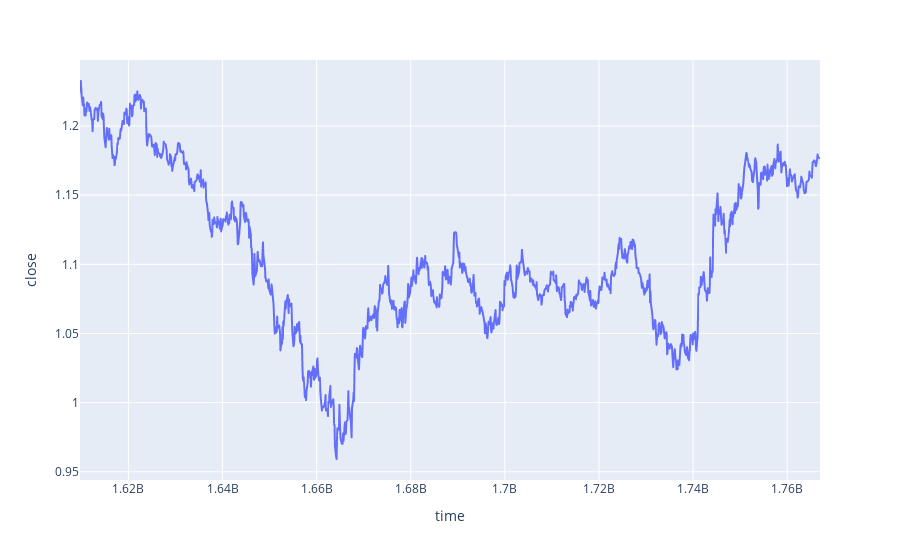

The code cell stored with this chart in its notebook:
### Code cell
# ohlc_data
ohlc_data = pd.DataFrame(mt5.copy_rates_range(symbol, 
                                             mt5.TIMEFRAME_D1, 
                                             datetime(2021, 1, 1), 
                                             datetime.now()))

fig = px.line(ohlc_data, x=ohlc_data['time'], y=ohlc_data['close'])
fig.show()

ohlc_data

### Figure 1 — Plotly figure (JSON) as saved in the notebook; plotly's stock layout.template omitted (floating-point values rounded to 4 significant figures; data arrays with more than 128 entries replaced by an {"elided": "..."} marker saying what was removed)
{"data": [{"hovertemplate": "time=%{x}<br>close=%{y}<extra></extra>", "legendgroup": "", "line": {"color": "#636efa", "dash": "solid"}, "marker": {"symbol": "circle"}, "mode": "lines", "name": "", "showlegend": false, "type": "scattergl", "x": {"elided": "1298 int values"}, "xaxis": "x", "y": {"elided": "1298 float values"}, "yaxis": "y"}], "layout": {"legend": {"tracegroupgap": 0}, "margin": {"t": 60}, "xaxis": {"anchor": "y", "domain": [0, 1], "title": {"text": "time"}}, "yaxis": {"anchor": "x", "domain": [0, 1], "title": {"text": "close"}}}}
